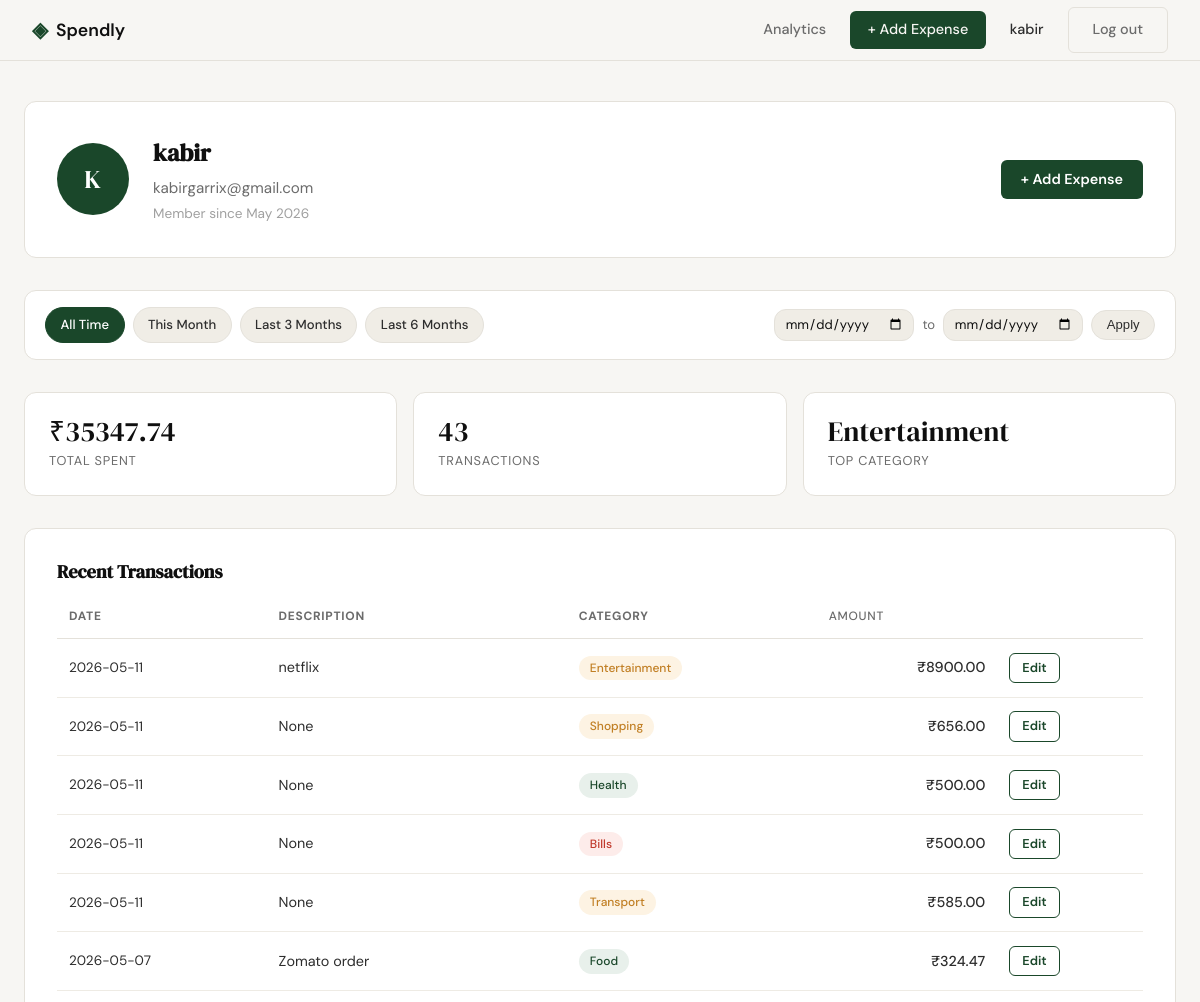
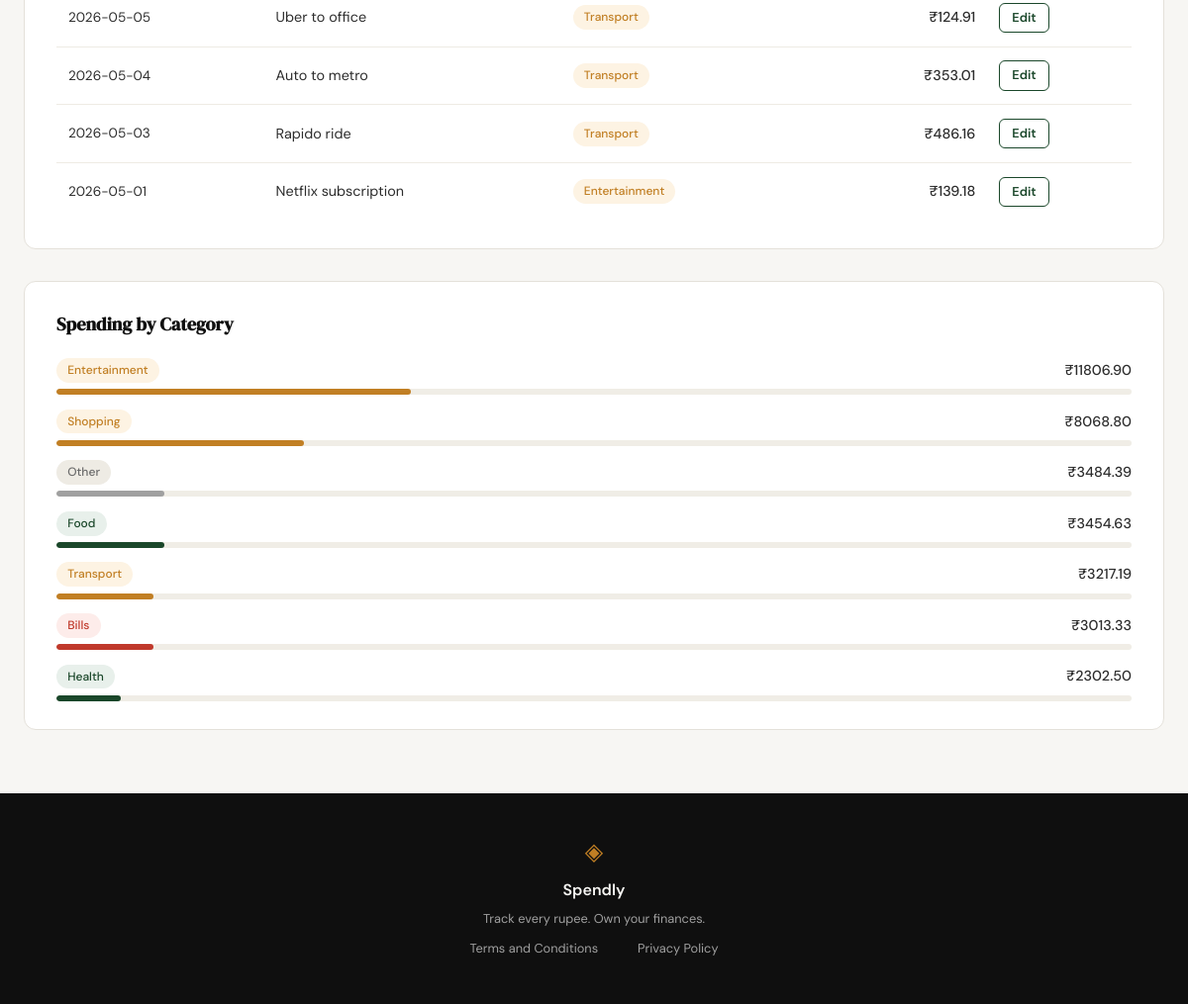
/profile (signed in), run on an earlier commit of the app's database (2 pictures, top to bottom).
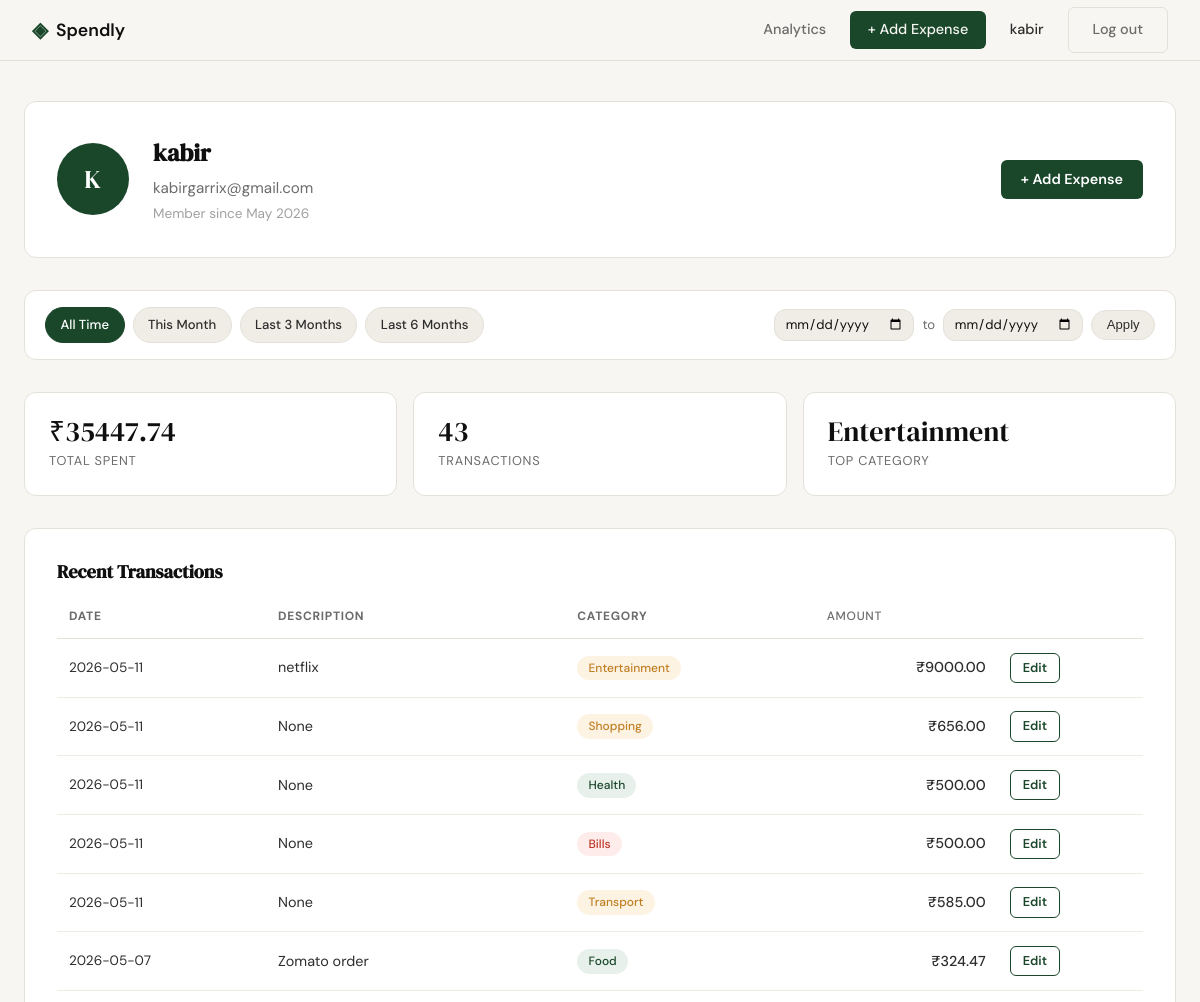
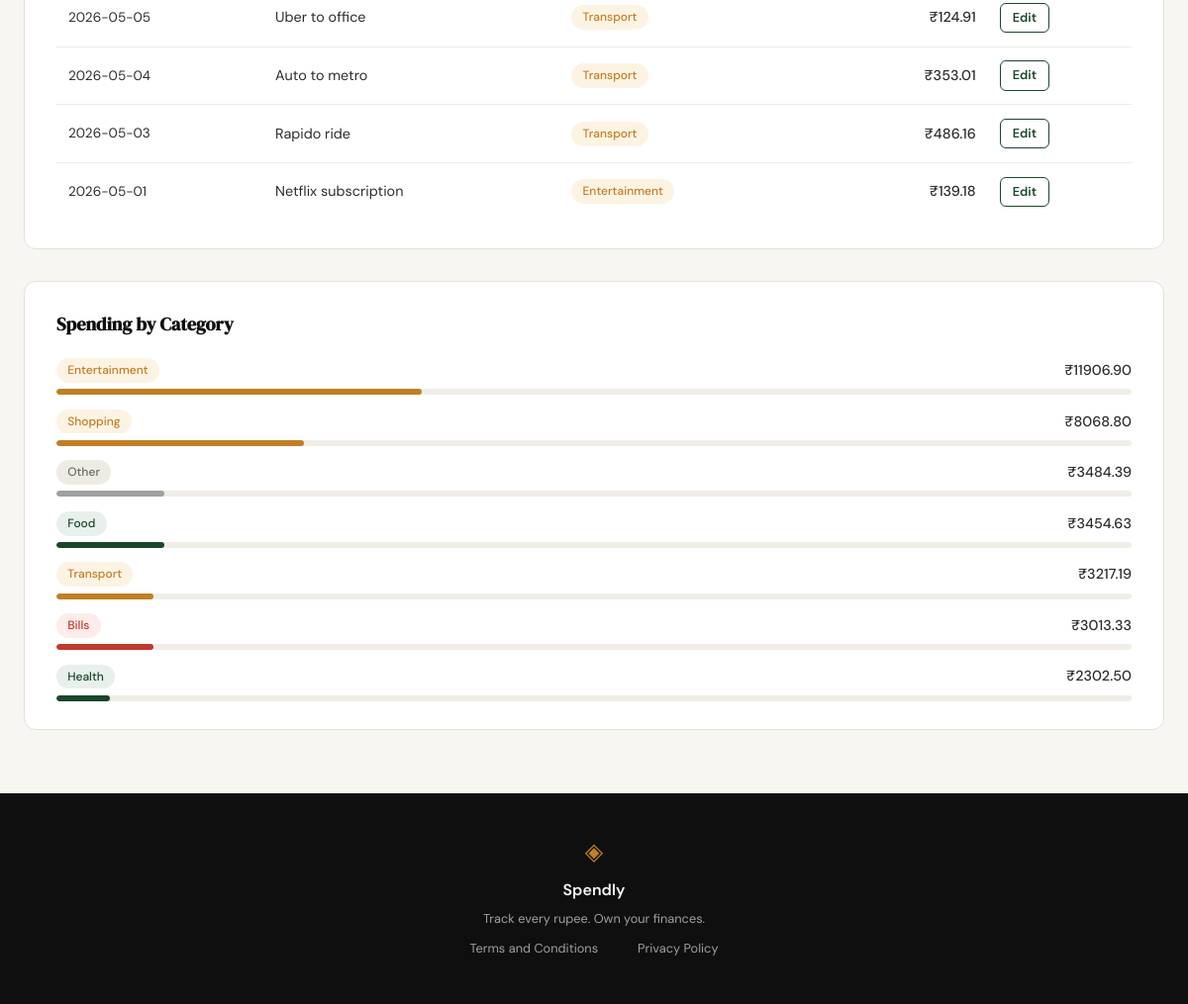
And on a later commit of the database (2 pictures, top to bottom).
### tables this page shows
CREATE TABLE users (
            id            INTEGER PRIMARY KEY AUTOINCREMENT,
            name          TEXT    NOT NULL,
            email         TEXT    UNIQUE NOT NULL,
            password_hash TEXT    NOT NULL,
            created_at    TEXT    DEFAULT (datetime('now'))
        );

CREATE TABLE expenses (
            id          INTEGER PRIMARY KEY AUTOINCREMENT,
            user_id     INTEGER NOT NULL REFERENCES users(id),
            amount      REAL    NOT NULL,
            category    TEXT    NOT NULL,
            date        TEXT    NOT NULL,
            description TEXT,
            created_at  TEXT    DEFAULT (datetime('now'))
        );

### app.py (the view)
@app.route("/profile")
def profile():
    if not session.get("user_id"):
        return redirect(url_for("login"))
    name = session.get("user_name", "")
    initials = "".join(part[0].upper() for part in name.split() if part)[:2]
    db_user = get_user_by_id(session["user_id"])
    user = {
        "name": name,
        "email": session.get("user_email", ""),
        "member_since": db_user["member_since"] if db_user else "",
        "initials": initials,
    }
    raw_from = request.args.get("date_from", "").strip()
    raw_to = request.args.get("date_to", "").strip()
    date_from = date_to = None
    try:
        if raw_from:
            datetime.datetime.strptime(raw_from, "%Y-%m-%d")
            date_from = raw_from
        if raw_to:
            datetime.datetime.strptime(raw_to, "%Y-%m-%d")
            date_to = raw_to
    except ValueError:
        date_from = date_to = None
    if date_from and date_to and date_from > date_to:
        flash("Start date must be before end date.")
        date_from = date_to = None
    today = datetime.date.today()
    presets = {
        "this_month": (today.replace(day=1).isoformat(), today.isoformat()),
        "last_3_months": (
            (today - datetime.timedelta(days=90)).isoformat(),
            today.isoformat(),
        ),
        "last_6_months": (
            (today - datetime.timedelta(days=180)).isoformat(),
            today.isoformat(),
        ),
    }
    active_preset = "all_time"
    if date_from and date_to:
        active_preset = "custom"
        for preset_key, (pf, pt) in presets.items():
            if date_from == pf and date_to == pt:
                active_preset = preset_key
                break
    stats = get_summary_stats(session["user_id"], date_from, date_to)
    transactions = get_recent_transactions(
        session["user_id"], date_from=date_from, date_to=date_to
    )
    categories = get_category_breakdown(session["user_id"], date_from, date_to)
    return render_template(
        "profile.html",
        user=user,
        stats=stats,
        transactions=transactions,
        categories=categories,
        date_from=date_from,
        date_to=date_to,
        presets=presets,
        active_preset=active_preset,
    )

### database/db.py (called while the page is built)
def get_db():
    if "db" not in g:
        db_path = current_app.config.get("DATABASE", "spendly.db")
        g.db = sqlite3.connect(db_path)
        g.db.row_factory = sqlite3.Row
        g.db.execute("PRAGMA foreign_keys = ON")
    return g.db

### database/queries.py (called while the page is built)
def get_user_by_id(user_id):
    row = get_db().execute("SELECT * FROM users WHERE id = ?", (user_id,)).fetchone()
    if row is None:
        return None
    try:
        member_since = datetime.strptime(row["created_at"][:10], "%Y-%m-%d").strftime(
            "%B %Y"
        )
    except (ValueError, TypeError):
        member_since = row["created_at"]
    return {"name": row["name"], "email": row["email"], "member_since": member_since}

def get_recent_transactions(user_id, limit=10, date_from=None, date_to=None):
    use_date = date_from and date_to
    date_clause = " AND date BETWEEN ? AND ?" if use_date else ""
    params = [user_id] + ([date_from, date_to] if use_date else []) + [limit]
    rows = (
        get_db()
        .execute(
            "SELECT id, date, description, category, amount FROM expenses "
            "WHERE user_id = ?" + date_clause + " ORDER BY date DESC LIMIT ?",
            params,
        )
        .fetchall()
    )
    return [dict(r) for r in rows]

def get_summary_stats(user_id, date_from=None, date_to=None):
    db = get_db()
    use_date = date_from and date_to
    date_clause = " AND date BETWEEN ? AND ?" if use_date else ""
    params = (user_id, date_from, date_to) if use_date else (user_id,)
    row = db.execute(
        "SELECT COALESCE(SUM(amount), 0) AS total_spent, COUNT(*) AS transaction_count "
        "FROM expenses WHERE user_id = ?" + date_clause,
        params,
    ).fetchone()
    top = db.execute(
        "SELECT category FROM expenses WHERE user_id = ?"
        + date_clause
        + " GROUP BY category ORDER BY SUM(amount) DESC LIMIT 1",
        params,
    ).fetchone()
    return {
        "total_spent": row["total_spent"],
        "transaction_count": row["transaction_count"],
        "top_category": top["category"] if top else "—",
    }

### templates/profile.html (shortened to what this page needs)
{% extends "base.html" %}
{% block head %}
    <link rel="stylesheet" href="{{ url_for('static', filename='css/profile.css') }}">
{% endblock %}
{% block content %}
<div class="profile-container">
    <div class="profile-header">
        <div class="avatar">{{ user.initials }}</div>
        <div class="profile-meta">
            <h1 class="profile-name">{{ user.name }}</h1>
            <p class="profile-email">{{ user.email }}</p>
            <p class="profile-since">Member since {{ user.member_since }}</p>
        </div>
        <a href="{{ url_for('add_expense') }}" class="btn-add-expense profile-add-btn">+ Add Expense</a>
    </div>
    <div class="filter-bar">
        <div class="filter-presets">
            <a href="{{ url_for('profile') }}"
               class="filter-btn{% if active_preset == 'all_time' %} filter-btn--active{% endif %}">All Time</a>
            <a href="{{ url_for('profile', date_from=presets.this_month[0], date_to=presets.this_month[1]) }}"
               class="filter-btn{% if active_preset == 'this_month' %} filter-btn--active{% endif %}">This Month</a>
            <a href="{{ url_for('profile', date_from=presets.last_3_months[0], date_to=presets.last_3_months[1]) }}"
               class="filter-btn{% if active_preset == 'last_3_months' %} filter-btn--active{% endif %}">Last 3 Months</a>
            <a href="{{ url_for('profile', date_from=presets.last_6_months[0], date_to=presets.last_6_months[1]) }}"
               class="filter-btn{% if active_preset == 'last_6_months' %} filter-btn--active{% endif %}">Last 6 Months</a>
        </div>
        <form class="filter-custom" method="get" action="{{ url_for('profile') }}">
            <input type="date" name="date_from" value="{{ date_from or '' }}">
            <span class="filter-sep">to</span>
            <input type="date" name="date_to" value="{{ date_to or '' }}">
            <button type="submit" class="filter-btn">Apply</button>
        </form>
    </div>
    <div class="stats-row">
        <div class="stat-card">
            <span class="stat-value">₹{{ "%.2f"|format(stats.total_spent) }}</span>
            <span class="stat-label">Total Spent</span>
        </div>
        <div class="stat-card">
            <span class="stat-value">{{ stats.transaction_count }}</span>
            <span class="stat-label">Transactions</span>
        </div>
        <div class="stat-card">
            <span class="stat-value">{{ stats.top_category }}</span>
            <span class="stat-label">Top Category</span>
        </div>
    </div>
    <section class="profile-section">
        <h2 class="section-title">Recent Transactions</h2>
        <div class="table-wrapper">
            <table class="transactions-table">
                <thead>
                    <tr>
                        <th>Date</th>
                        <th>Description</th>
                        <th>Category</th>
                        <th class="col-amount">Amount</th>
                        <th></th>
                    </tr>
                </thead>
                <tbody>
                    {% if transactions %}
                    {% for tx in transactions %}
                    <tr>
                        <td class="col-date">{{ tx.date }}</td>
                        <td>{{ tx.description }}</td>
                        <td><span class="badge badge-{{ tx.category|lower }}">{{ tx.category }}</span></td>
                        <td class="col-amount">₹{{ "%.2f"|format(tx.amount) }}</td>
                        <td><a href="{{ url_for('edit_expense', id=tx.id) }}" class="btn-edit">Edit</a></td>
                    </tr>
                    {% endfor %}
                    {% else %}
                    <tr><td colspan="5" class="empty-state">No transactions found for this period.</td></tr>
                    {% endif %}
                </tbody>
            </table>
        </div>
    </section>
    <section class="profile-section">
        <h2 class="section-title">Spending by Category</h2>
        {% if categories %}
        <ul class="category-list">
            {% for cat in categories %}
            <li class="category-row">
                <div class="category-info">
                    <span class="badge badge-{{ cat.name|lower }}">{{ cat.name }}</span>
                    <span class="category-total">₹{{ "%.2f"|format(cat.total) }}</span>
                </div>
                <div class="progress-bar-track">
                    <div class="progress-bar-fill badge-{{ cat.name|lower }}" style="--pct: {{ cat.percentage }}%"></div>
                </div>
            </li>
            {% endfor %}
        </ul>
        {% else %}
        <p class="empty-state">No spending data for this period.</p>
        {% endif %}
    </section>
</div>
{% endblock %}

### templates/base.html (shortened to what this page needs)
<!DOCTYPE html>
<html lang="en">
<head>
    <link rel="stylesheet" href="{{ url_for('static', filename='css/style.css') }}">
    {% block head %}{% endblock %}
</head>
<body>
    <nav class="navbar">
        <div class="nav-inner">
            <a href="{{ url_for('landing') }}" class="nav-brand">
                <span class="brand-icon">◈</span>
                <span class="brand-name">Spendly</span>
            </a>
            <div class="nav-links">
                {% if session.get("user_id") %}
                    <a href="{{ url_for('analytics') }}" class="{% if request.endpoint == 'analytics' %}nav-active{% endif %}">Analytics</a>
                    <a href="{{ url_for('add_expense') }}" class="nav-add-btn">+ Add Expense</a>
                    <span class="nav-username">{{ session.get("user_name") }}</span>
                    <a href="{{ url_for('logout') }}" class="btn-ghost">Log out</a>
                {% else %}
                    <a href="{{ url_for('login') }}">Sign in</a>
                    <a href="{{ url_for('register') }}" class="nav-cta">Get started</a>
                {% endif %}
            </div>
        </div>
    </nav>
    <main class="main-content">
        {% block content %}{% endblock %}
    </main>
    <footer class="footer">
        <div class="footer-inner">
            <span class="brand-icon">◈</span>
            <span class="footer-name">Spendly</span>
            <p class="footer-copy">Track every rupee. Own your finances.</p>
            <div class="footer-links">
                <a href="/terms">Terms and Conditions</a><br>
                <a href="/privacy">Privacy Policy</a>
            </div>
        </div>
    </footer>
</body>
</html>

### static/css/style.css (style rules this page uses)
:root { --ink: #0f0f0f; --ink-soft: #2d2d2d; --ink-muted: #6b6b6b; --ink-faint: #a0a0a0; --paper: #f7f6f3; --paper-warm: #f0ede6; --paper-card: #ffffff; --accent: #1a472a; --accent-light: #e8f0eb; --accent-2: #c17f24; --accent-2-light: #fdf3e3; --danger: #c0392b; --danger-light: #fdecea; --border: #e4e1da; --border-soft: #eeebe4; --font-display: 'DM Serif Display', Georgia, serif; --font-body: 'DM Sans', system-ui, sans-serif; --max-width: 1200px; --auth-width: 440px; --radius-sm: 6px; --radius-md: 12px; --radius-lg: 20px; }
*, *::before, *::after { box-sizing: border-box; margin: 0; padding: 0; }
html { font-size: 16px; scroll-behavior: smooth; }
body { background: var(--paper); color: var(--ink); font-family: var(--font-body); font-size: 1rem; line-height: 1.6; -webkit-font-smoothing: antialiased; }
a { color: inherit; text-decoration: none; }
.navbar { position: sticky; top: 0; z-index: 100; background: var(--paper); border-bottom: 1px solid var(--border); padding: 0 2rem; }
.nav-inner { max-width: var(--max-width); margin: 0 auto; height: 60px; display: flex; align-items: center; justify-content: space-between; }
.nav-brand { display: flex; align-items: center; gap: 0.5rem; font-family: var(--font-body); font-weight: 600; font-size: 1.1rem; color: var(--ink); }
.brand-icon { color: var(--accent); font-size: 1.3rem; }
.brand-name { color: var(--ink); }
.nav-links { display: flex; align-items: center; gap: 1.5rem; font-size: 0.9rem; font-weight: 500; }
.nav-links a { color: var(--ink-muted); transition: color 0.2s; }
.main-content { min-height: calc(100vh - 60px - 100px); }
.btn-ghost { display: inline-block; background: transparent; color: var(--ink-soft); padding: 0.65rem 1.5rem; border-radius: var(--radius-sm); font-size: 0.9rem; font-weight: 500; border: 1px solid var(--border); transition: all 0.2s; text-decoration: none; }
.footer { background: var(--ink); color: var(--paper); padding: 2.5rem 2rem; text-align: center; }
.footer-inner { display: flex; flex-direction: column; align-items: center; gap: 0.4rem; }
.footer .brand-icon { color: var(--accent-2); font-size: 1.5rem; }
.footer-name { font-weight: 600; font-size: 1rem; }
.footer-copy { font-size: 0.8rem; color: var(--ink-faint); }
.footer-links { display: flex; gap: 1.25rem; margin-top: 0.25rem; }
.footer-links a { font-size: 0.8rem; color: var(--ink-faint); transition: color 0.2s; }
.nav-add-btn { background: var(--accent) !important; color: var(--paper) !important; padding: 0.45rem 1.1rem; border-radius: var(--radius-sm); transition: background 0.2s !important; }

What changed in the data, as far as the page shows it:
changed expenses "netflix": amount "8900.00" → "9000.00"
Also different on the page:
{{ "%.2f"|format(stats.total_spent) }}: "35347.74" → "35447.74"
{{ cat.percentage }}: 6 → 5 (drawn)
new list line: "Entertainment ₹ 11906.90"
list line gone: "Entertainment ₹ 11806.90"
